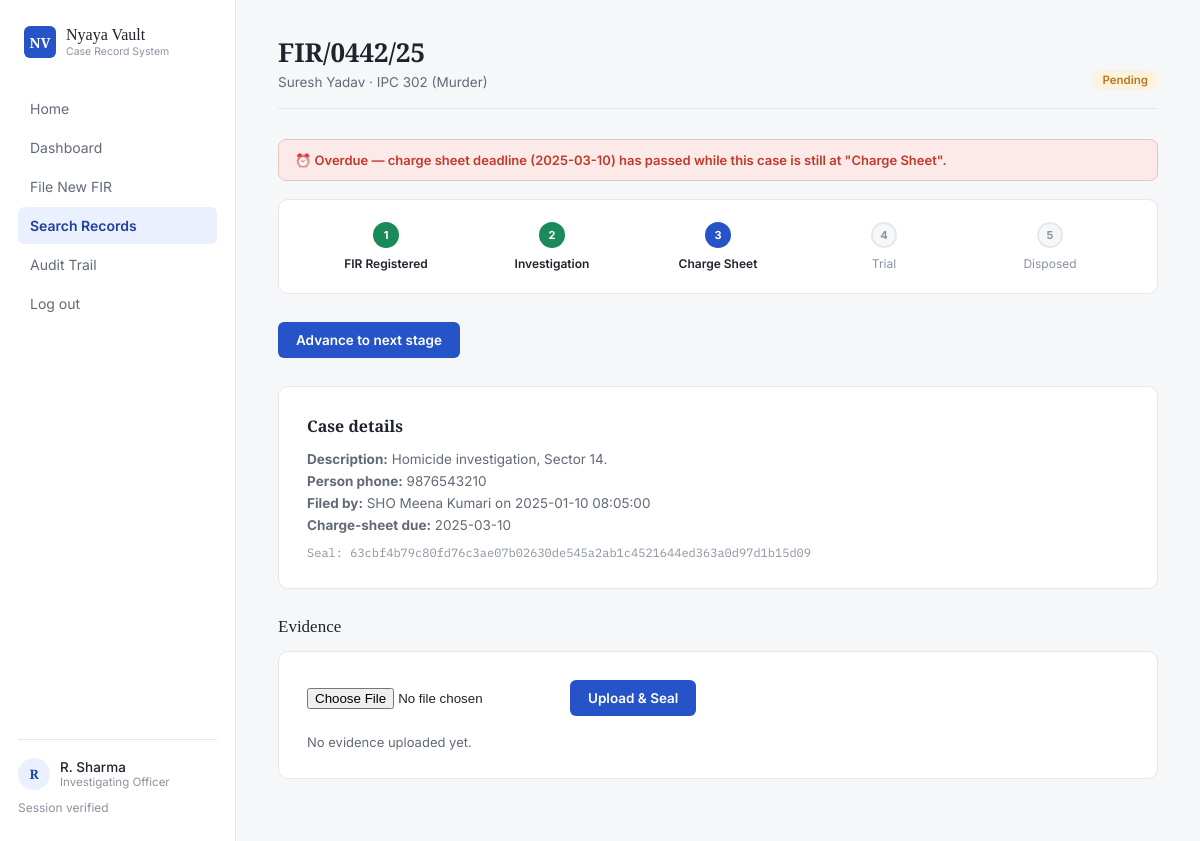
Page /case/3 (signed in) on the committed database.
### tables this page shows
CREATE TABLE cases (
            id INTEGER PRIMARY KEY AUTOINCREMENT,
            fir_number TEXT NOT NULL,
            person_name TEXT NOT NULL,
            person_phone TEXT NOT NULL,
            offence_section TEXT,
            description TEXT,
            status TEXT DEFAULT 'Pending',   -- Pending / Pass
            stage TEXT DEFAULT 'FIR Registered',
            due_date TEXT,
            filed_by TEXT,
            filed_at TEXT,
            hash_seal TEXT
        );

### app.py (the view)
    def wrapper(*args, **kwargs):
        if "user_id" not in session:
            return redirect(url_for("login"))
        return view_func(*args, **kwargs)

### app.py (called while the page is built)
def get_db():
    conn = sqlite3.connect(DB_PATH)
    conn.row_factory = sqlite3.Row
    return conn

def login_required(view_func):
    def wrapper(*args, **kwargs):
        if "user_id" not in session:
            return redirect(url_for("login"))
        return view_func(*args, **kwargs)
    wrapper.__name__ = view_func.__name__
    return wrapper

@app.route("/case/<int:case_id>")
@login_required
def case_detail(case_id):
    conn = get_db()
    case = conn.execute("SELECT * FROM cases WHERE id = ?", (case_id,)).fetchone()
    evidence = conn.execute(
        "SELECT * FROM evidence WHERE case_id = ? ORDER BY uploaded_at DESC", (case_id,)
    ).fetchall()
    conn.close()
    if not case:
        flash("Case not found.")
        return redirect(url_for("search_records"))
    is_overdue = False
    if case["due_date"] and case["stage"] != "Disposed":
        is_overdue = datetime.now().strftime("%Y-%m-%d") > case["due_date"]
    return render_template(
        "case_detail.html",
        case=case, evidence=evidence, stages=CASE_STAGES, is_overdue=is_overdue,
        user_name=session.get("user_name"),
        user_role=session.get("user_role"),
    )

### templates/case_detail.html (shortened to what this page needs)
<!DOCTYPE html>
<html lang="en">
<head>
<link rel="stylesheet" href="{{ url_for('static', filename='style.css') }}">
</head>
<body>
<div class="shell">
  <aside class="sidebar">
    <div class="brand">
      <div class="brand-mark">NV</div>
      <div class="brand-text">Nyaya Vault<small>Case Record System</small></div>
    </div>
    <nav class="nav">
      <a href="{{ url_for('home') }}">Home</a>
      <a href="{{ url_for('dashboard') }}">Dashboard</a>
      <a href="{{ url_for('file_fir') }}">File New FIR</a>
      <a href="{{ url_for('search_records') }}" class="active">Search Records</a>
      <a href="{{ url_for('audit_trail') }}">Audit Trail</a>
      <a href="{{ url_for('logout') }}">Log out</a>
    </nav>
    <div class="sidebar-foot">
      <div class="sidebar-user">
        <div class="avatar">{{ user_name[0] if user_name else "U" }}</div>
        <div>
          <div class="sidebar-user-name">{{ user_name }}</div>
          <div class="sidebar-user-role">{{ user_role }}</div>
        </div>
      </div>
      Session verified
    </div>
  </aside>
  <main class="main">
    <div class="topbar">
      <div>
        <div class="page-title">{{ case.fir_number }}</div>
        <div class="page-sub">{{ case.person_name }} · {{ case.offence_section }}</div>
      </div>
      <span class="status {{ 'status-pass' if case.status == 'Pass' else 'status-pending' }}">{{ case.status }}</span>
    </div>
    {% if is_overdue %}
    <div class="tamper-banner">
      ⏰ Overdue — charge sheet deadline ({{ case.due_date }}) has passed while this case is still at "{{ case.stage }}".
    </div>
    {% endif %}
    <div class="stage-tracker">
      {% for s in stages %}
        {% set idx = stages.index(s) %}
        {% set current_idx = stages.index(case.stage) if case.stage in stages else 0 %}
        <div class="stage-step {{ 'done' if idx < current_idx else ('current' if idx == current_idx else '') }}">
          <div class="stage-line"></div>
          <div class="stage-dot">{{ idx + 1 }}</div>
          {{ s }}
        </div>
      {% endfor %}
    </div>
    {% if case.stage != 'Disposed' %}
    <form method="POST" action="{{ url_for('advance_stage', case_id=case.id) }}" style="margin-bottom: 28px;">
      <button type="submit" class="btn btn-primary">Advance to next stage</button>
    </form>
    {% endif %}
    <div class="form-card" style="max-width: 100%;">
      <h3 style="font-family: var(--serif); font-size: 16px; margin-bottom: 14px;">Case details</h3>
      <p style="font-size: 13.5px; color: var(--ink-soft); margin-bottom: 6px;"><strong>Description:</strong> {{ case.description or "—" }}</p>
      <p style="font-size: 13.5px; color: var(--ink-soft); margin-bottom: 6px;"><strong>Person phone:</strong> {{ case.person_phone }}</p>
      <p style="font-size: 13.5px; color: var(--ink-soft); margin-bottom: 6px;"><strong>Filed by:</strong> {{ case.filed_by }} on {{ case.filed_at }}</p>
      <p style="font-size: 13.5px; color: var(--ink-soft);"><strong>Charge-sheet due:</strong> {{ case.due_date }}</p>
      <p style="font-size: 12px; font-family: var(--mono); color: var(--ink-faint); margin-top: 12px;">Seal: {{ case.hash_seal }}</p>
    </div>
    <div class="section-head">
      <div class="section-title">Evidence</div>
    </div>
    <div class="form-card" style="max-width: 100%;">
      <form method="POST" action="{{ url_for('upload_evidence', case_id=case.id) }}" enctype="multipart/form-data" style="display:flex; gap:10px; align-items:center; margin-bottom: 18px;">
        <input type="file" name="file" required>
        <button type="submit" class="btn btn-primary">Upload &amp; Seal</button>
      </form>
      {% for ev in evidence %}
      <div class="evidence-item">
        <div>
          <div class="doc-name">{{ ev.file_name }}</div>
          <div class="doc-meta">{{ ev.uploaded_by }} · {{ ev.uploaded_at }}</div>
        </div>
        <div class="hash-tag">{{ ev.file_hash[:8] }}…{{ ev.file_hash[-6:] }}</div>
      </div>
      {% else %}
      <p style="font-size: 13px; color: var(--ink-soft);">No evidence uploaded yet.</p>
      {% endfor %}
    </div>
  </main>
</div>
</body>
</html>

### rows in the picture
cases: fir_number "FIR/0442/25", person_name "Suresh Yadav", offence_section "IPC 302 (Murder)", status "Pending", due_date "2025-03-10", stage "Charge Sheet", idx+1 "3", description "Homicide investigation, Sector 14.", person_phone "9876543210", filed_by "SHO Meena Kumari", filed_at "2025-01-10 08:05:00", hash_seal "63cbf4b79c80fd76c3ae07b02630de545a2ab1c4521644ed363a0d97d1b15d09"

### other values in the picture
{{ user_name[0] if user_name else "U" }} "R"
{{ user_name }} "R. Sharma"
{{ user_role }} "Investigating Officer"
{{ idx + 1 }} "1" "2" "4" "5"
{{ s }} "FIR Registered" "Investigation" "Trial" "Disposed"
